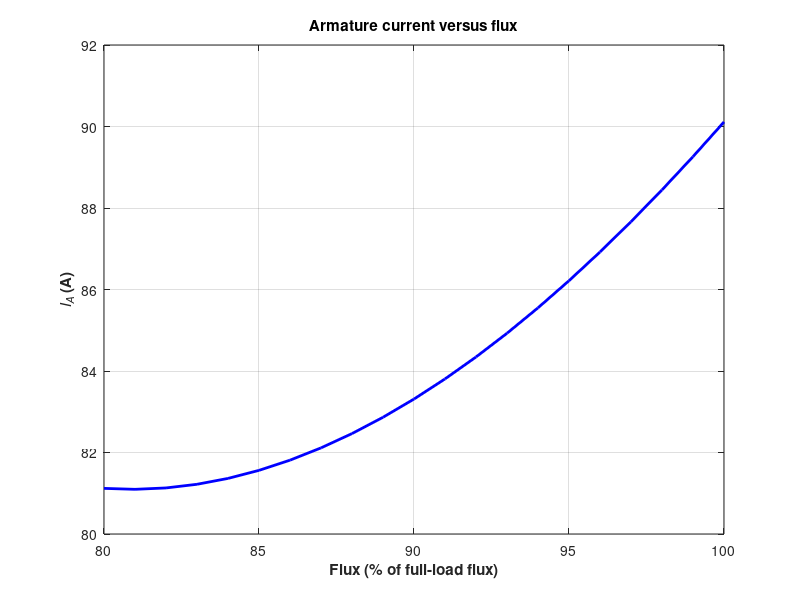

The MATLAB source for this figure:
% M-code to calculate and plot the armature current
% supplied to an infinite bus as flux is varied from
% 80% to 100% of the flux at rated conditions.
% Define values for this generator
flux_ratio = 0.80:0.01:1.00; % Flux ratio
Ear = 2776; % Ea at full flux
dr = 27.3 * pi/180; % Torque ang at full flux
Vp = 1850; % Phase voltage
Xs = 15.7; % Xs (ohms)
% Calculate Ea for each flux
Ea = flux_ratio * Ear;
% Calculate delta for each flux
d = asin( Ear ./ Ea .* sin(dr));
% Calculate Ia for each flux
Ea = Ea .* ( cos(d) + j.*sin(d) );
Ia = ( Ea - Vp ) ./ (j*Xs);
% Plot the armature current versus flux
figure(1);
plot(flux_ratio*100,abs(Ia),'b-','LineWidth',2.0);
title ('\bfArmature current versus flux');
xlabel ('\bfFlux (% of full-load flux)');
ylabel ('\bf\itI_{A}\rm\bf (A)');
grid on;
hold off;